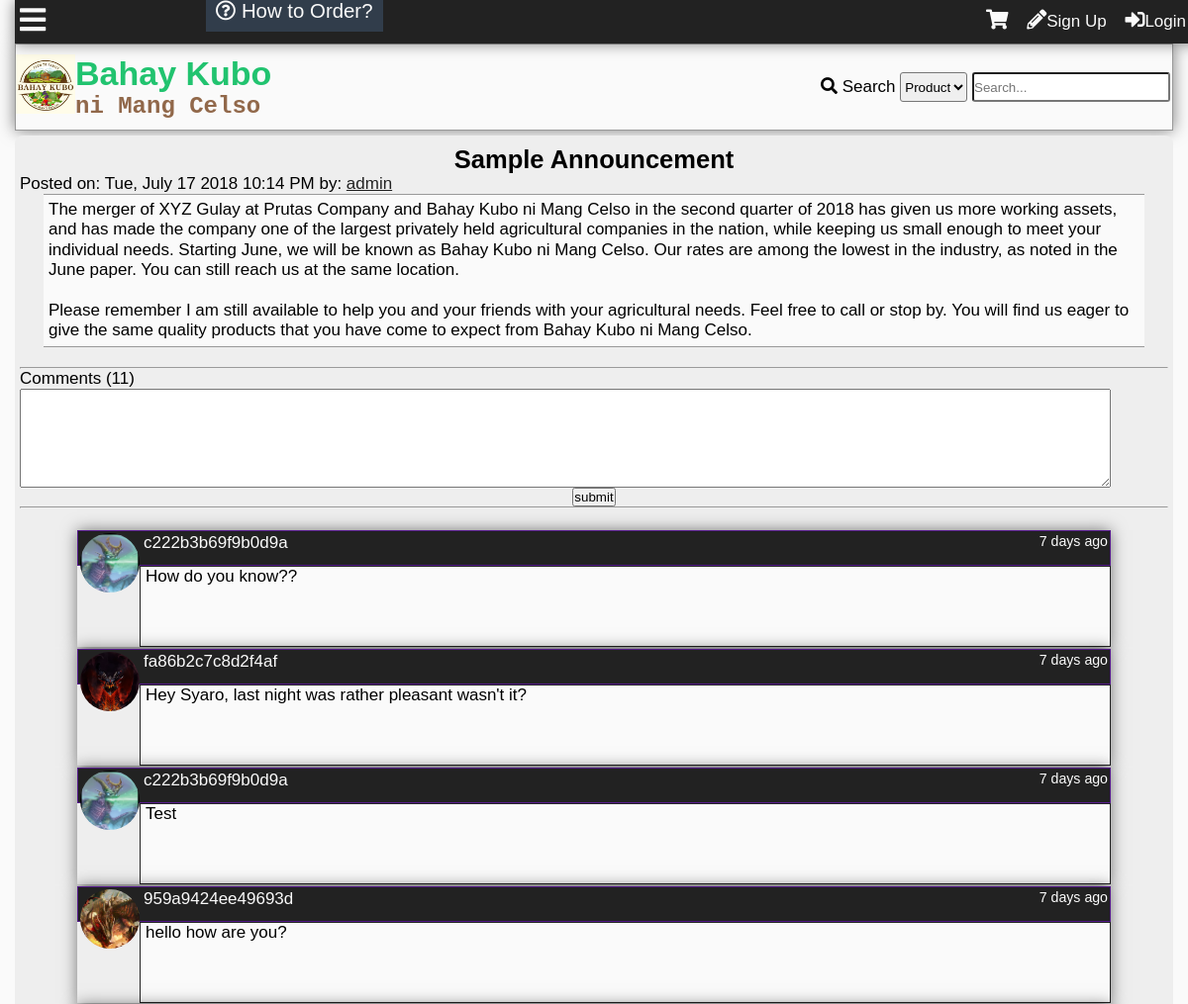
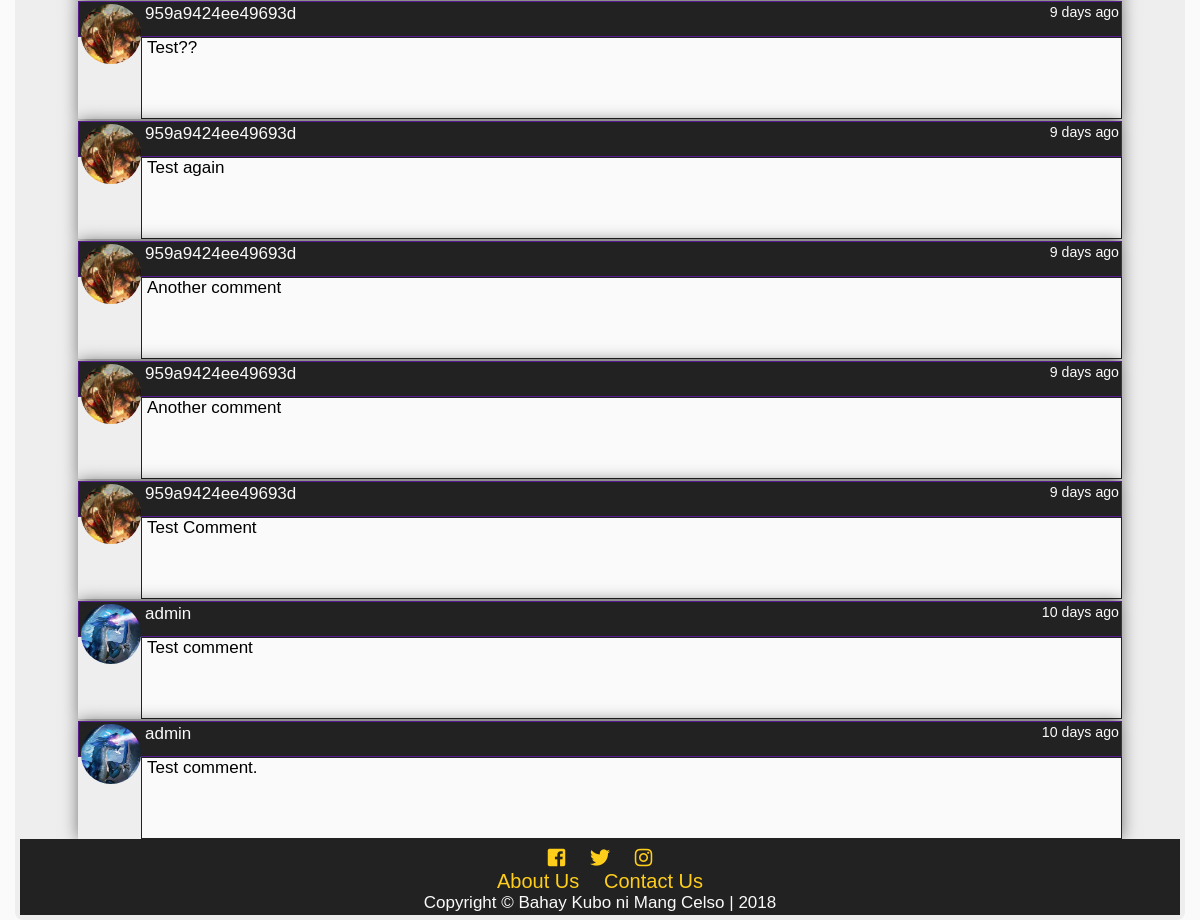
Screenshot of /announcement.php with the database file from the repository (2 pictures, top to bottom).
### tables this page shows
CREATE TABLE `tblannouncement` (
  `announceid` int(11) NOT NULL,
  `title` varchar(100) NOT NULL,
  `content` text NOT NULL,
  `datecreated` datetime DEFAULT NULL,
  `author` int(11) NOT NULL
);

CREATE TABLE `tbluser` (
  `userid` int(11) NOT NULL,
  `username` varchar(100) NOT NULL,
  `password` varchar(100) NOT NULL,
  `firstname` varchar(100) NOT NULL,
  `middlename` varchar(100) NOT NULL,
  `lastname` varchar(100) NOT NULL,
  `birthday` varchar(20) NOT NULL,
  `datecreated` timestamp NOT NULL DEFAULT '0000-00-00 00:00:00',
  `email` varchar(100) NOT NULL,
  `website` varchar(255) NOT NULL,
  `location` varchar(255) NOT NULL,
  `usertypeid` int(11) NOT NULL,
  `access` int(11) NOT NULL,
  `imgpath` varchar(200) NOT NULL,
  `bio` text NOT NULL,
  `is_show_email` tinyint(1) NOT NULL,
  `gender` int(11) NOT NULL,
  `lastupdate` timestamp NOT NULL DEFAULT '0000-00-00 00:00:00',
  `lastonline` timestamp NOT NULL DEFAULT '0000-00-00 00:00:00',
  `profileviews` int(11) NOT NULL
);

CREATE TABLE `tblcommentann` (
  `commentannid` int(11) NOT NULL,
  `announceid` int(11) NOT NULL,
  `comment` mediumtext NOT NULL,
  `userid` int(11) NOT NULL,
  `dateposted` datetime DEFAULT NULL
);

### announcement.php (the view, shortened to what this page needs)
<?php
	include'functions.php';
	require_once'connection.php';
?>
<!DOCTYPE html>
<html lang="en">
<head>
  	<link rel="stylesheet" href="css/style.css">
  	<link rel="stylesheet" href="css/fontawesome-all.css">
</head>
<body>
	<div class="main-container">
	<div class="other-content">
<?php
$sql="SELECT announceid,title,content,t1.datecreated,username,userid FROM tblannouncement AS t1
LEFT JOIN tbluser
	ON userid = author
ORDER BY announceid DESC
LIMIT 1";
$result= $conn->query($sql);
$row=$result->fetch_object();
$id = $row->announceid;
$title = $row->title;
$content = $row->content;
$date = date('D, F j Y g:i A',strtotime($row->datecreated));
$author = $row->username;
$userid = $row->userid;
echo '<h2 id="announcement-title">'.$title.'</h2>
<p>Posted on: '.$date.' by: <a class="black" href="profile.php?id='.$userid.'">'.$author.'</a></p>
<div class="announce-content">'.nl2br($content);
echo'</div>
<br><hr>';
$sql = "SELECT commentannid FROM tblcommentann WHERE announceid = '$id'";
$result= $conn->query($sql);
$comments = $result->num_rows;
echo'<p>Comments ('.number_format($comments).')</p>
';
if(isset($_SESSION['id'])){
echo'<form id="comment-form">
	<textarea id="announcement-text" required></textarea>
	<br>
	<input type="hidden" value="'.$_SESSION['id'].'" id="user-id">
	<input type="hidden" value="'.$id.'" id="announce-id">
	<center><input type="submit" value="submit"></center>
</form>
<hr><br>
';
}else{
	echo'<form id="comment-form">
	<textarea id="announcement-text" required></textarea>
	<br>
	<input type="hidden" id="user-id">
	<input type="hidden" id="announce-id">
	<center><input type="submit" value="submit"></center>
</form>
<hr><br>
';
}
echo '<div id="announcement-comments">';
$sql = "SELECT commentannid,comment,t1.userid,username,imgpath,dateposted FROM tblcommentann AS t1
	LEFT JOIN tbluser AS t2
		ON t1.userid = t2.userid
	WHERE announceid = '$id'
	ORDER BY dateposted DESC";
$result = $conn->query($sql);
while($row = $result->fetch_object()){
	$comment = $row->comment;
	$user = $row->username;
	$userid = $row->userid;
	$img = $row->imgpath;
	$date = $row->dateposted;
	echo'<div class="comment-box">
<div class="comment-header">
<a class="cm-user" href="profile.php?id='.$userid.'">
<div class="comment-tn">
<img src="'.$img.'">
</div>
'.$user.'</a>
<small>'.time_elapsed_string($date).'</small>
</div>
<div class="comment-body">
<div class="com-container"><p class="comment-cm">'.nl2br($comment).'</p></div></div>';
echo'</div>
';
}
?>
	</div>
	</div>
</body>
</html>

### css/style.css (style rules this page uses)
* { padding:0; margin:0; }
:root { --facebookblue:#4267b2; --twitterlogo:#00aced; --lightblue:#c0deed; --sunflower:#ffce1b; --orangered:#FF4500; --magenta:#ff00ff; --lime:#32CD32; --palegreen:#98fb98; --dark-red:#590000; --blood-red:#8B0000; --cyan:#00ffff; --bluegreen:#21c36f; --canvas:#F3ECE2; --dark-purple:#551A8B; --dark-blue:#313d4b; --primary-color:#21c36f; --secondary-color:#c0deed; --contrast: #91684a; --secondary-contrast:#313d4b; --light-color:#fafafa; --dark-color:#222; --gray:#eee; --darkgray:#999; }
body { font-family: Lora,'MS Sans Serif',Geneva,sans-serif; font-size: 17px; background:var(--light-color); }
h1,h2,h3,h4,h5,h6 { font-family: Arial, Helvetica, sans-serif; }
a { text-decoration: none; }
.black { color:var(--dark-color); text-decoration: underline; }
.main-container { display:grid; grid-template-areas: "header" "main-search" "content" "footer"; margin:0px; padding:0 15px 0 15px; }
#announcement-title { font-family: "Arial", sans-serif; }
.announce-content { font-family: verdana, sans-serif; background: var(--light-color); display: block; margin: 0 auto; width: 95%; min-height: 100px; border-top: 1px solid var(--darkgray); border-bottom: 1px solid var(--darkgray); padding:5px; line-height: 1.2em; }
#announcement-text { width:95%; height:100px; }
.other-content { box-sizing: border-box; border-radius: 8px; padding:5px; background: var(--gray); min-height:85vh; position: relative; }
.other-content h2,.other-content h3 { text-align: center; margin-top: 5px; }
.comment-box { width:90%; display:block; margin-left: auto; margin-right: auto; margin-top: 2px; box-shadow: 0 0 15px rgba(0,0,0,0.5); }
.comment-box small { float:right; }
.comment-header { background: var(--dark-color); color: var(--light-color); padding:2px; padding-bottom:12px; border:1px solid var(--dark-purple); }
.cm-user { color: var(--light-color); padding-left:4px; }
.comment-body { background: var(--light-color); padding-left: 5px; min-height:80px; border: 1px solid var(--dark-color); overflow-x: hidden; overflow-y: hidden; }
.com-container { width:670px; }
.comment-cm { word-wrap: break-word; }
.comment-tn { height:60px; width:60px; border-radius: 50%; overflow:hidden; float:left; }
.comment-tn img { max-width: 100%; }

### rows the page displays
tblannouncement: title "Sample Announcement", datecreated "Tue, July 17 2018 10:14 PM", tbluser.username "admin", content "The merger of XYZ Gulay at Prutas Company and Bahay Kubo ni Mang Celso in the second quarter of 2018 has given us more working assets, and has made the company one of the largest privately held agricultural companies in the nation, while keeping us small enough to meet your individual needs. Starting June, we will be known as Bahay Kubo ni Mang Celso. Our rates are among the lowest in the industry, as noted in the June paper. You can still reach us at the same location. Please remember I am still available to help you and your friends with your agricultural needs. Feel free to call or stop by. You will find us eager to give the same quality products that you have come to expect from Bahay…"
tblcommentann: userid.imgpath (picture), userid.username "c222b3b69f9b0d9a", dateposted "7 days ago", comment "How do you know??"
tblcommentann: userid.imgpath (picture), userid.username "fa86b2c7c8d2f4af", dateposted "7 days ago", comment "Hey Syaro, last night was rather pleasant wasn't it?"
tblcommentann: userid.imgpath (picture), userid.username "c222b3b69f9b0d9a", dateposted "7 days ago", comment "Test"
tblcommentann: userid.imgpath (picture), userid.username "959a9424ee49693d", dateposted "7 days ago", comment "hello how are you?"
tblcommentann: userid.imgpath (picture), userid.username "959a9424ee49693d", dateposted "9 days ago", comment "Test??"
tblcommentann: userid.imgpath (picture), userid.username "959a9424ee49693d", dateposted "9 days ago", comment "Test again"
tblcommentann: userid.imgpath (picture), userid.username "959a9424ee49693d", dateposted "9 days ago", comment "Another comment"
tblcommentann: userid.imgpath (picture), userid.username "959a9424ee49693d", dateposted "9 days ago", comment "Another comment"
tblcommentann: userid.imgpath (picture), userid.username "959a9424ee49693d", dateposted "9 days ago", comment "Test Comment"
tblcommentann: userid.imgpath (picture), userid.username "admin", dateposted "10 days ago", comment "Test comment"
tblcommentann: userid.imgpath (picture), userid.username "admin", dateposted "10 days ago", comment "Test comment."

### other values shown
$comments "11"
